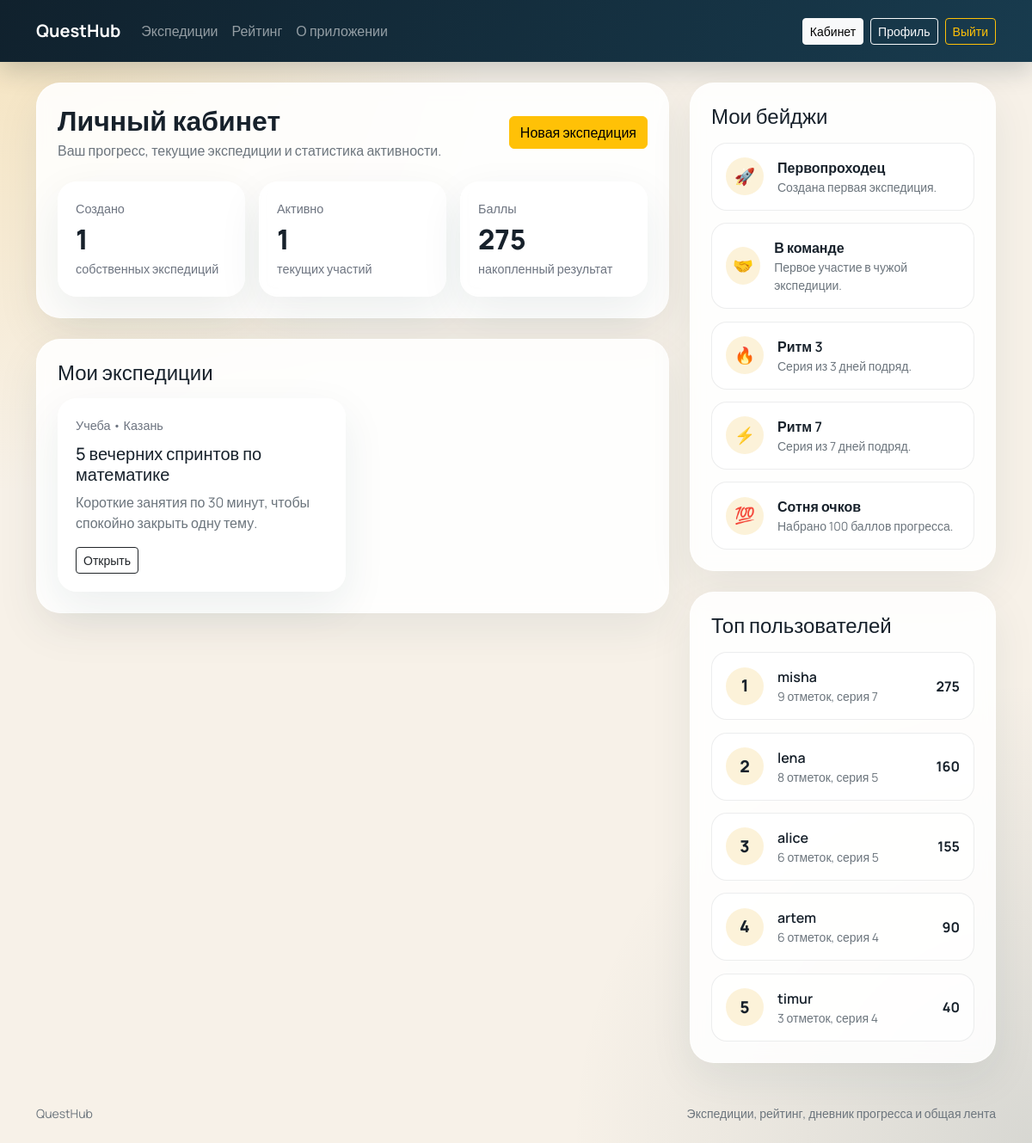
/dashboard (signed in), run on the app's committed database.
### tables this page shows
CREATE TABLE expeditions (
    id INTEGER PRIMARY KEY AUTOINCREMENT,
    title TEXT NOT NULL,
    summary TEXT NOT NULL,
    description TEXT NOT NULL,
    category TEXT NOT NULL,
    difficulty TEXT NOT NULL,
    city TEXT NOT NULL,
    duration_days INTEGER NOT NULL DEFAULT 7,
    target_points INTEGER NOT NULL DEFAULT 50,
    is_public INTEGER NOT NULL DEFAULT 1,
    cover_filename TEXT,
    created_at TEXT NOT NULL,
    updated_at TEXT NOT NULL,
    creator_id INTEGER NOT NULL,
    FOREIGN KEY (creator_id) REFERENCES users (id) ON DELETE CASCADE
);

CREATE TABLE user_badges (
    id INTEGER PRIMARY KEY AUTOINCREMENT,
    awarded_at TEXT NOT NULL,
    reason TEXT NOT NULL,
    user_id INTEGER NOT NULL,
    badge_id INTEGER NOT NULL,
    UNIQUE(user_id, badge_id),
    FOREIGN KEY (user_id) REFERENCES users (id) ON DELETE CASCADE,
    FOREIGN KEY (badge_id) REFERENCES badges (id) ON DELETE CASCADE
);

CREATE TABLE badges (
    id INTEGER PRIMARY KEY AUTOINCREMENT,
    code TEXT NOT NULL UNIQUE,
    title TEXT NOT NULL,
    description TEXT NOT NULL,
    icon TEXT NOT NULL DEFAULT '*'
);

CREATE TABLE users (
    id INTEGER PRIMARY KEY AUTOINCREMENT,
    username TEXT NOT NULL UNIQUE,
    email TEXT NOT NULL UNIQUE,
    password_hash TEXT NOT NULL,
    city TEXT NOT NULL DEFAULT 'Не указан',
    bio TEXT NOT NULL DEFAULT '',
    avatar_filename TEXT,
    created_at TEXT NOT NULL,
    last_seen TEXT NOT NULL
);

### app/blueprints/main/routes.py (the view)
@main_bp.route("/dashboard")
@login_required
def dashboard():
    return render_template(
        "dashboard.html",
        stats=dashboard_stats(current_user),
        leaderboard_rows=leaderboard(5),
        owned_expeditions=list_owned_expeditions(current_user.id, limit=4),
        user_badges=list_user_badges(current_user.id),
    )

### app/__init__.py (called while the page is built)
def register_user_loader() -> None:
    @login_manager.user_loader
    def load_user(user_id: str) -> User | None:
        return get_user_by_id(int(user_id))

def register_template_helpers(app: Flask) -> None:
    @app.context_processor
    def inject_globals() -> dict[str, object]:
        return {
            "difficulty_labels": {
                "easy": "Легкий",
                "medium": "Средний",
                "hard": "Сложный",
            },
            "category_labels": {
                "photo": "Фото",
                "study": "Учеба",
                "fitness": "Активность",
                "eco": "Экология",
                "creative": "Творчество",
                "city": "Город",
            },
        }

### app/blueprints/auth/routes.py (called while the page is built)
@auth_bp.before_app_request
def touch_last_seen() -> None:
    if current_user.is_authenticated:
        update_user_last_seen(current_user.id)

### app/database.py (called while the page is built)
def get_db() -> sqlite3.Connection:
    if "db_conn" not in g:
        database_path = Path(current_app.config["DATABASE_PATH"])
        database_path.parent.mkdir(parents=True, exist_ok=True)
        conn = sqlite3.connect(database_path)
        conn.row_factory = sqlite3.Row
        conn.execute("PRAGMA foreign_keys = ON")
        g.db_conn = conn
    return g.db_conn

### app/repository.py (called while the page is built)
def now_text() -> str:
    return datetime.now().isoformat(sep=" ", timespec="seconds")

def parse_datetime(value: str | None) -> datetime:
    if not value:
        return datetime.now()
    return datetime.fromisoformat(value)

def user_from_row(row: Row, prefix: str = "") -> User:
    return User(
        id=row[f"{prefix}id"],
        username=row[f"{prefix}username"],
        email=row[f"{prefix}email"],
        password_hash=row[f"{prefix}password_hash"],
        city=row[f"{prefix}city"],
        bio=row[f"{prefix}bio"],
        avatar_filename=row[f"{prefix}avatar_filename"],
        created_at=parse_datetime(row[f"{prefix}created_at"]),
        last_seen=parse_datetime(row[f"{prefix}last_seen"]),
    )

def user_badge_from_row(row: Row) -> UserBadge:
    badge = Badge(
        id=row["badge_id"],
        code=row["code"],
        title=row["title"],
        description=row["description"],
        icon=row["icon"],
    )
    return UserBadge(
        id=row["id"],
        awarded_at=parse_datetime(row["awarded_at"]),
        reason=row["reason"],
        user_id=row["user_id"],
        badge_id=row["badge_id"],
        badge=badge,
    )

### app/services/stats_service.py (called while the page is built)
def leaderboard(limit: int = 10) -> list[dict[str, object]]:
    return leaderboard_data(limit)

### app/templates/dashboard.html (shortened to what this page needs)
{% extends "base.html" %}
{% block content %}
<section class="container">
    <div class="row g-4">
        <div class="col-lg-8">
            <div class="glass-panel">
                <div class="section-head mb-4">
                    <div>
                        <h1 class="h2 fw-bold mb-1">Личный кабинет</h1>
                        <p class="text-secondary mb-0">Ваш прогресс, текущие экспедиции и статистика активности.</p>
                    </div>
                    <a class="btn btn-warning" href="{{ url_for('challenges.create_expedition') }}">Новая экспедиция</a>
                </div>
                <div class="row g-3">
                    <div class="col-md-4">
                        <div class="metric-card">
                            <div class="metric-card__label">Создано</div>
                            <div class="metric-card__value">{{ stats.created_count }}</div>
                            <div class="metric-card__hint">собственных экспедиций</div>
                        </div>
                    </div>
                    <div class="col-md-4">
                        <div class="metric-card">
                            <div class="metric-card__label">Активно</div>
                            <div class="metric-card__value">{{ stats.active_count }}</div>
                            <div class="metric-card__hint">текущих участий</div>
                        </div>
                    </div>
                    <div class="col-md-4">
                        <div class="metric-card">
                            <div class="metric-card__label">Баллы</div>
                            <div class="metric-card__value">{{ stats.total_points }}</div>
                            <div class="metric-card__hint">накопленный результат</div>
                        </div>
                    </div>
                </div>
            </div>
            <div class="glass-panel mt-4">
                <h2 class="h4 mb-3">Мои экспедиции</h2>
                <div class="row g-3">
                    {% for expedition in owned_expeditions %}
                        <div class="col-md-6">
                            <div class="mini-card">
                                <div class="mini-card__meta">{{ category_labels[expedition.category] }} • {{ expedition.city }}</div>
                                <h3 class="h5">{{ expedition.title }}</h3>
                                <p class="text-secondary mb-3">{{ expedition.summary }}</p>
                                <a class="btn btn-outline-dark btn-sm" href="{{ url_for('challenges.expedition_detail', expedition_id=expedition.id) }}">Открыть</a>
                            </div>
                        </div>
                    {% else %}
                        <div class="col-12">
                            <div class="empty-state">У вас пока нет собственных экспедиций.</div>
                        </div>
                    {% endfor %}
                </div>
            </div>
        </div>
        <div class="col-lg-4">
            <div class="glass-panel">
                <h2 class="h4 mb-3">Мои бейджи</h2>
                {% for user_badge in user_badges %}
                    <div class="badge-row">
                        <div class="badge-row__icon">{{ user_badge.badge.icon }}</div>
                        <div>
                            <div class="fw-semibold">{{ user_badge.badge.title }}</div>
                            <div class="small text-secondary">{{ user_badge.reason }}</div>
                        </div>
                    </div>
                {% else %}
                    <div class="empty-state">Бейджи появятся после первых действий в системе.</div>
                {% endfor %}
            </div>
            <div class="glass-panel mt-4">
                <h2 class="h4 mb-3">Топ пользователей</h2>
                {% for row in leaderboard_rows %}
                    <div class="leader-row">
                        <div class="leader-row__position">{{ row.position }}</div>
                        <div class="flex-grow-1">
                            <div class="fw-semibold">{{ row.user.username }}</div>
                            <div class="small text-secondary">{{ row.checkins }} отметок, серия {{ row.best_streak }}</div>
                        </div>
                        <div class="fw-bold">{{ row.points }}</div>
                    </div>
                {% endfor %}
            </div>
        </div>
    </div>
</section>
{% endblock %}

### app/static/css/styles.css (style rules this page uses)
:root { --bg: #f7f1e8; --ink: #17212b; --muted: #6d7480; --accent: #efb42c; --accent-dark: #d48c08; --panel: rgba(255, 255, 255, 0.88); --navy: #183b4e; --line: rgba(23, 33, 43, 0.08); }
body { background: radial-gradient(circle at top left, rgba(239, 180, 44, 0.22), transparent 32%), radial-gradient(circle at bottom right, rgba(24, 59, 78, 0.14), transparent 30%), var(--bg); color: var(--ink); font-family: "Manrope", sans-serif; min-height: 100vh; }
.hero-panel, .glass-panel, .info-card, .auth-card, .metric-card, .mini-card, .error-shell { background: var(--panel); border: 1px solid rgba(255, 255, 255, 0.65); box-shadow: 0 18px 50px rgba(24, 59, 78, 0.08); backdrop-filter: blur(8px); }
.hero-panel, .glass-panel, .info-card, .auth-card, .error-shell { border-radius: 28px; padding: 1.5rem; }
.section-head, .quest-footer { display: flex; justify-content: space-between; align-items: center; gap: 1rem; flex-wrap: wrap; }
.metric-card { border-radius: 22px; padding: 1.25rem; height: 100%; }
.metric-card__label { color: var(--muted); font-size: 0.9rem; }
.metric-card__value { font-size: 2rem; font-weight: 800; }
.metric-card__hint { color: var(--muted); font-size: 0.9rem; }
.mini-card { border-radius: 22px; padding: 1.25rem; height: 100%; }
.mini-card__meta { color: var(--muted); font-size: 0.9rem; margin-bottom: 0.6rem; }
.badge-row, .leader-row, .comment-row, .checkin-card { border-radius: 18px; padding: 1rem; background: rgba(255, 255, 255, 0.72); border: 1px solid var(--line); }
.badge-row, .leader-row { display: flex; align-items: center; gap: 1rem; }
.badge-row + .badge-row, .leader-row + .leader-row, .comment-row + .comment-row, .checkin-card + .checkin-card { margin-top: 0.9rem; }
.badge-row__icon, .leader-row__position { width: 44px; height: 44px; border-radius: 50%; display: grid; place-items: center; font-size: 1.2rem; font-weight: 800; background: rgba(239, 180, 44, 0.18); }

### data on the page
expeditions: category "Учеба", city "Казань", title "5 вечерних спринтов по математике", summary "Короткие занятия по 30 минут, чтобы спокойно закрыть одну тему."
user_badges: badge.icon "🚀", badge "Первопроходец", reason "Создана первая экспедиция."
user_badges: badge.icon "🤝", badge "В команде", reason "Первое участие в чужой экспедиции."
user_badges: badge.icon "🔥", badge "Ритм 3", reason "Серия из 3 дней подряд."
user_badges: badge.icon "⚡", badge "Ритм 7", reason "Серия из 7 дней подряд."
user_badges: badge.icon "💯", badge "Сотня очков", reason "Набрано 100 баллов прогресса."
users: user.username "misha"
users: user.username "lena"
users: user.username "alice"
users: user.username "artem"
users: user.username "timur"

### other printed values
{{ stats.created_count }} "1"
{{ stats.active_count }} "1"
{{ stats.total_points }} "275"
{{ row.position }} "1" "2" "3" "4" "5"
{{ row.checkins }} "9" "8" "6" "6" "3"
{{ row.best_streak }} "7" "5" "5" "4" "4"
{{ row.points }} "275" "160" "155" "90" "40"
